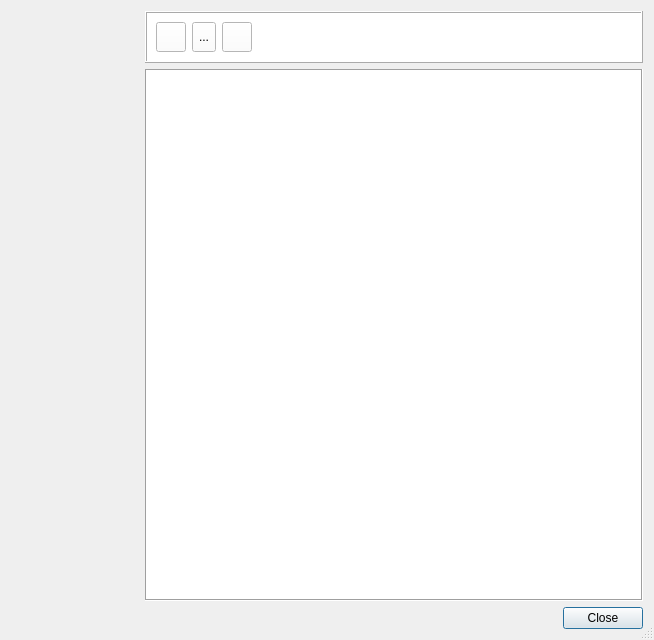
<?xml version="1.0" encoding="UTF-8"?>
<ui version="4.0">
 <class>MeShortcutsDialog</class>
 <widget class="QDialog" name="MeShortcutsDialog">
  <property name="geometry">
   <rect>
    <x>0</x>
    <y>0</y>
    <width>654</width>
    <height>640</height>
   </rect>
  </property>
  <property name="windowTitle">
   <string>CutalystMe Shortcuts</string>
  </property>
  <property name="windowIcon">
   <iconset resource="../../../libs/vmisc/share/resources/icon.qrc">
    <normaloff>:/icon/logos/seamlyme_logo_32.png</normaloff>:/icon/logos/seamlyme_logo_32.png</iconset>
  </property>
  <property name="sizeGripEnabled">
   <bool>true</bool>
  </property>
  <layout class="QVBoxLayout" name="verticalLayout_4">
   <item>
    <layout class="QHBoxLayout" name="horizontalLayout">
     <item>
      <layout class="QVBoxLayout" name="verticalLayout_2">
       <item>
        <widget class="QToolButton" name="Icon">
         <property name="minimumSize">
          <size>
           <width>128</width>
           <height>94</height>
          </size>
         </property>
         <property name="maximumSize">
          <size>
           <width>128</width>
           <height>128</height>
          </size>
         </property>
         <property name="styleSheet">
          <string notr="true">border: none;background-color:transparent;</string>
         </property>
         <property name="icon">
          <iconset resource="../../../libs/vmisc/share/resources/icon.qrc">
           <normaloff>:/icon/me_shortcuts.png</normaloff>:/icon/me_shortcuts.png</iconset>
         </property>
         <property name="iconSize">
          <size>
           <width>128</width>
           <height>94</height>
          </size>
         </property>
        </widget>
       </item>
       <item>
        <spacer name="verticalSpacer">
         <property name="orientation">
          <enum>Qt::Vertical</enum>
         </property>
         <property name="sizeHint" stdset="0">
          <size>
           <width>20</width>
           <height>40</height>
          </size>
         </property>
        </spacer>
       </item>
       <item>
        <widget class="QToolButton" name="toolButton">
         <property name="minimumSize">
          <size>
           <width>128</width>
           <height>31</height>
          </size>
         </property>
         <property name="maximumSize">
          <size>
           <width>128</width>
           <height>31</height>
          </size>
         </property>
         <property name="styleSheet">
          <string notr="true">border: none;background-color:transparent;</string>
         </property>
         <property name="icon">
          <iconset resource="../../../libs/vmisc/share/resources/icon.qrc">
           <normaloff>:/icon/BuiltWithQt.png</normaloff>:/icon/BuiltWithQt.png</iconset>
         </property>
         <property name="iconSize">
          <size>
           <width>128</width>
           <height>31</height>
          </size>
         </property>
        </widget>
       </item>
      </layout>
     </item>
     <item>
      <layout class="QVBoxLayout" name="verticalLayout">
       <item>
        <widget class="QFrame" name="frame">
         <property name="minimumSize">
          <size>
           <width>0</width>
           <height>40</height>
          </size>
         </property>
         <property name="styleSheet">
          <string notr="true">background-color: rgb(255, 255, 255);</string>
         </property>
         <property name="frameShape">
          <enum>QFrame::Box</enum>
         </property>
         <property name="frameShadow">
          <enum>QFrame::Raised</enum>
         </property>
         <layout class="QVBoxLayout" name="verticalLayout_3">
          <item>
           <layout class="QHBoxLayout" name="horizontalLayout_2">
            <item>
             <widget class="QToolButton" name="clipboard_ToolButton">
              <property name="maximumSize">
               <size>
                <width>30</width>
                <height>30</height>
               </size>
              </property>
              <property name="toolTip">
               <string>Copy shortcuts to the clipboard</string>
              </property>
              <property name="autoFillBackground">
               <bool>false</bool>
              </property>
              <property name="text">
               <string/>
              </property>
              <property name="icon">
               <iconset resource="../../../libs/vmisc/share/resources/icon.qrc">
                <normaloff>:/icon/32x32/clipboard_icon.png</normaloff>:/icon/32x32/clipboard_icon.png</iconset>
              </property>
              <property name="iconSize">
               <size>
                <width>30</width>
                <height>30</height>
               </size>
              </property>
             </widget>
            </item>
            <item>
             <widget class="QToolButton" name="pdf_ToolButton">
              <property name="maximumSize">
               <size>
                <width>30</width>
                <height>30</height>
               </size>
              </property>
              <property name="toolTip">
               <string>Export shortcuts as a PDF</string>
              </property>
              <property name="text">
               <string notr="true">...</string>
              </property>
              <property name="icon">
               <iconset resource="../../../libs/vmisc/share/resources/icon.qrc">
                <normaloff>:/icon/32x32/pdf_icon.png</normaloff>:/icon/32x32/pdf_icon.png</iconset>
              </property>
              <property name="iconSize">
               <size>
                <width>30</width>
                <height>30</height>
               </size>
              </property>
             </widget>
            </item>
            <item>
             <widget class="QToolButton" name="printer_ToolButton">
              <property name="maximumSize">
               <size>
                <width>30</width>
                <height>30</height>
               </size>
              </property>
              <property name="toolTip">
               <string>Send shortcuts to the printer</string>
              </property>
              <property name="text">
               <string/>
              </property>
              <property name="icon">
               <iconset resource="../../../libs/vmisc/share/resources/icon.qrc">
                <normaloff>:/icon/32x32/printer_icon.png</normaloff>:/icon/32x32/printer_icon.png</iconset>
              </property>
              <property name="iconSize">
               <size>
                <width>30</width>
                <height>30</height>
               </size>
              </property>
             </widget>
            </item>
            <item>
             <spacer name="horizontalSpacer">
              <property name="orientation">
               <enum>Qt::Horizontal</enum>
              </property>
              <property name="sizeHint" stdset="0">
               <size>
                <width>40</width>
                <height>20</height>
               </size>
              </property>
             </spacer>
            </item>
           </layout>
          </item>
         </layout>
        </widget>
       </item>
       <item>
        <widget class="QTextBrowser" name="shortcuts_TextBrowser">
         <property name="palette">
          <palette>
           <active>
            <colorrole role="Button">
             <brush brushstyle="SolidPattern">
              <color alpha="255">
               <red>255</red>
               <green>255</green>
               <blue>255</blue>
              </color>
             </brush>
            </colorrole>
            <colorrole role="Base">
             <brush brushstyle="SolidPattern">
              <color alpha="255">
               <red>255</red>
               <green>255</green>
               <blue>255</blue>
              </color>
             </brush>
            </colorrole>
            <colorrole role="Window">
             <brush brushstyle="SolidPattern">
              <color alpha="255">
               <red>255</red>
               <green>255</green>
               <blue>255</blue>
              </color>
             </brush>
            </colorrole>
           </active>
           <inactive>
            <colorrole role="Button">
             <brush brushstyle="SolidPattern">
              <color alpha="255">
               <red>255</red>
               <green>255</green>
               <blue>255</blue>
              </color>
             </brush>
            </colorrole>
            <colorrole role="Base">
             <brush brushstyle="SolidPattern">
              <color alpha="255">
               <red>255</red>
               <green>255</green>
               <blue>255</blue>
              </color>
             </brush>
            </colorrole>
            <colorrole role="Window">
             <brush brushstyle="SolidPattern">
              <color alpha="255">
               <red>255</red>
               <green>255</green>
               <blue>255</blue>
              </color>
             </brush>
            </colorrole>
           </inactive>
           <disabled>
            <colorrole role="Button">
             <brush brushstyle="SolidPattern">
              <color alpha="255">
               <red>255</red>
               <green>255</green>
               <blue>255</blue>
              </color>
             </brush>
            </colorrole>
            <colorrole role="Base">
             <brush brushstyle="SolidPattern">
              <color alpha="255">
               <red>255</red>
               <green>255</green>
               <blue>255</blue>
              </color>
             </brush>
            </colorrole>
            <colorrole role="Window">
             <brush brushstyle="SolidPattern">
              <color alpha="255">
               <red>255</red>
               <green>255</green>
               <blue>255</blue>
              </color>
             </brush>
            </colorrole>
           </disabled>
          </palette>
         </property>
         <property name="styleSheet">
          <string notr="true"/>
         </property>
         <property name="frameShape">
          <enum>QFrame::Box</enum>
         </property>
         <property name="documentTitle">
          <string/>
         </property>
         <property name="markdown">
          <string notr="true"/>
         </property>
         <property name="html">
          <string notr="true">&lt;!DOCTYPE HTML PUBLIC &quot;-//W3C//DTD HTML 4.0//EN&quot; &quot;http://www.w3.org/TR/REC-html40/strict.dtd&quot;&gt;
&lt;html&gt;&lt;head&gt;&lt;meta name=&quot;qrichtext&quot; content=&quot;1&quot; /&gt;&lt;meta charset=&quot;utf-8&quot; /&gt;&lt;style type=&quot;text/css&quot;&gt;
p, li { white-space: pre-wrap; }
hr { height: 1px; border-width: 0; }
li.unchecked::marker { content: &quot;\2610&quot;; }
li.checked::marker { content: &quot;\2612&quot;; }
&lt;/style&gt;&lt;/head&gt;&lt;body style=&quot; font-family:'Segoe UI'; font-size:9pt; font-weight:400; font-style:normal;&quot;&gt;
&lt;p style=&quot;-qt-paragraph-type:empty; margin-top:0px; margin-bottom:0px; margin-left:0px; margin-right:0px; -qt-block-indent:0; text-indent:0px;&quot;&gt;&lt;br /&gt;&lt;/p&gt;&lt;/body&gt;&lt;/html&gt;</string>
         </property>
        </widget>
       </item>
      </layout>
     </item>
    </layout>
   </item>
   <item>
    <widget class="QDialogButtonBox" name="buttonBox">
     <property name="orientation">
      <enum>Qt::Horizontal</enum>
     </property>
     <property name="standardButtons">
      <set>QDialogButtonBox::Close</set>
     </property>
    </widget>
   </item>
  </layout>
 </widget>
 <resources>
  <include location="../../../libs/vmisc/share/resources/icon.qrc"/>
 </resources>
 <connections>
  <connection>
   <sender>buttonBox</sender>
   <signal>clicked(QAbstractButton*)</signal>
   <receiver>MeShortcutsDialog</receiver>
   <slot>accept()</slot>
   <hints>
    <hint type="sourcelabel">
     <x>227</x>
     <y>349</y>
    </hint>
    <hint type="destinationlabel">
     <x>157</x>
     <y>274</y>
    </hint>
   </hints>
  </connection>
 </connections>
</ui>
